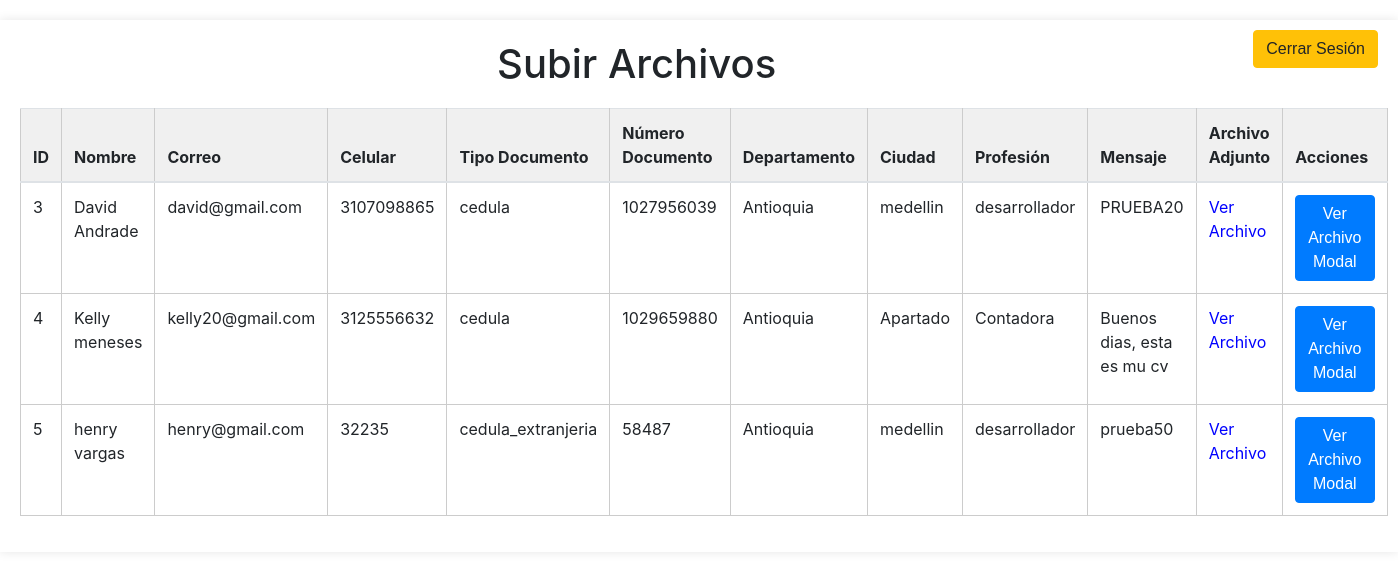
The page /recursos_humanos.php on the database its author committed.
### tables this page shows
CREATE TABLE `hoja_de_vida` (
  `id` int(11) NOT NULL,
  `nombre` varchar(255) NOT NULL,
  `correo` varchar(100) NOT NULL,
  `celular` varchar(30) NOT NULL,
  `tipo_documento` varchar(50) NOT NULL,
  `numero_documento` varchar(30) NOT NULL,
  `departamento` varchar(100) NOT NULL,
  `ciudad` varchar(100) NOT NULL,
  `profesion` varchar(100) NOT NULL,
  `mensaje` text NOT NULL,
  `archivo_adjunto` varchar(255) NOT NULL
);

### controlador/conexion.php (called while the page is built, shortened)
<?php
class PDODB
{
    private $servidor;
    private $usuario;
    private $contrasena;
    private $basededatos;
    private $conexion;
    function __construct()
    {
        $this->servidor = "localhost";
        $this->usuario = "root";
        $this->contrasena = "";
        $this->basededatos = "eyc_proyecto_pagina";
    }
    function conectar()
    {
        $opciones = array(
            PDO::MYSQL_ATTR_INIT_COMMAND => "SET NAMES utf8",
            PDO::MYSQL_ATTR_FOUND_ROWS => TRUE
        );
        $this->conexion = new PDO(
            'mysql:host=' . $this->servidor . ';dbname=' . $this->basededatos,
            $this->usuario,
            $this->contrasena,
            $opciones
        );
    }
    function getData($sql)
    {
        try {
            $datos = array();
            $resultados = $this->conexion->query($sql);
            if ($resultados->rowCount() > 0) {
                while ($row = $resultados->fetch(PDO::FETCH_ASSOC)) {
                    array_push($datos, $row);
                }
            } else {
                $datos = false;
            }
            return $datos;
        } catch (Throwable $th) {
            die("¡oh no!, hubo un error en la consulta de obtener resultados");
        }
    }
    function close()
    {
        $this->conexion = null;
    }
}
?>

### recursos_humanos.php (the view, shortened to what this page needs)
<?php
require_once './controlador/conexion.php';
$db = new PDODB();
$db->conectar();
$sql = "SELECT * FROM hoja_de_vida";
$result = $db->getData($sql);
?>
<!DOCTYPE html>
<html lang="es">
<head>
    <link rel="stylesheet" href="./css/recursos_humanos.css">
    <link rel="stylesheet" href="https://stackpath.bootstrapcdn.com/bootstrap/4.5.2/css/bootstrap.min.css">
</head>
<body>
    <button type="button" class="btn btn-warning cerrar btn-cerrar" onclick="cerrarSesion()">Cerrar Sesión</button>
    <div class=" contenedor_padre">
        <h1>Subir Archivos</h1>
        <table class="table">
            <thead>
                <tr>
                    <th>ID</th>
                    <th>Nombre</th>
                    <th>Correo</th>
                    <th>Celular</th>
                    <th>Tipo Documento</th>
                    <th>Número Documento</th>
                    <th>Departamento</th>
                    <th>Ciudad</th>
                    <th>Profesión</th>
                    <th>Mensaje</th>
                    <th>Archivo Adjunto</th>
                    <th>Acciones</th>
                </tr>
            </thead>
            <tbody>
                <?php foreach ($result as $row) { ?>
                    <tr>
                        <td><?php echo $row['id'] ?></td>
                        <td><?php echo $row['nombre'] ?></td>
                        <td><?php echo $row['correo'] ?></td>
                        <td><?php echo $row['celular'] ?></td>
                        <td><?php echo $row['tipo_documento'] ?></td>
                        <td><?php echo $row['numero_documento'] ?></td>
                        <td><?php echo $row['departamento'] ?></td>
                        <td><?php echo $row['ciudad'] ?></td>
                        <td><?php echo $row['profesion'] ?></td>
                        <td><?php echo $row['mensaje'] ?></td>
                        <td><a href='controlador/<?php echo $row['archivo_adjunto'] ?>'>Ver Archivo</a></td>
                        <td>
                            <button class="btn btn-primary" onclick="openModal('<?php echo $row['archivo_adjunto'] ?>')">Ver Archivo Modal</button>
                        </td>
                    </tr>
                <?php } ?>
            </tbody>
        </table>
    </div>
</body>
</html>

### css/recursos_humanos.css (style rules this page uses)
body { font-family: Arial, sans-serif; background-color: #f0f0f0; margin: 0; padding: 0; }
.contenedor_padre { width: 100%; margin: 20px auto; background-color: #fff; padding: 20px; box-shadow: 0 0 10px rgba(0, 0, 0, 0.1); }
h1 { text-align: center; margin-bottom: 20px; }
table { width: 100%; border-collapse: collapse; margin-top: 20px; }
table th, table td { border: 1px solid #ccc; padding: 8px; text-align: left; }
table th { background-color: #f0f0f0; }
table td a { color: blue; text-decoration: none; cursor: pointer; }
.btn { font-family: Arial, sans-serif; font-size: 16px; padding: 10px 20px; border: none; border-radius: 5px; cursor: pointer; transition: background-color 0.3s ease; }
.btn-warning { background-color: #f0ad4e; color: white; }
.btn-cerrar { float: right; margin-right: 20px; margin-top: 10px; }

### rows shown on the page
hoja_de_vida: id "3", nombre "David Andrade", correo "david@gmail.com", celular "3107098865", tipo_documento "cedula", numero_documento "1027956039", departamento "Antioquia", ciudad "medellin", profesion "desarrollador", mensaje "PRUEBA20"
hoja_de_vida: id "4", nombre "Kelly meneses", correo "kelly20@gmail.com", celular "3125556632", tipo_documento "cedula", numero_documento "1029659880", departamento "Antioquia", ciudad "Apartado", profesion "Contadora", mensaje "Buenos dias, esta es mu cv"
hoja_de_vida: id "5", nombre "henry vargas", correo "henry@gmail.com", celular "32235", tipo_documento "cedula_extranjeria", numero_documento "58487", departamento "Antioquia", ciudad "medellin", profesion "desarrollador", mensaje "prueba50"
